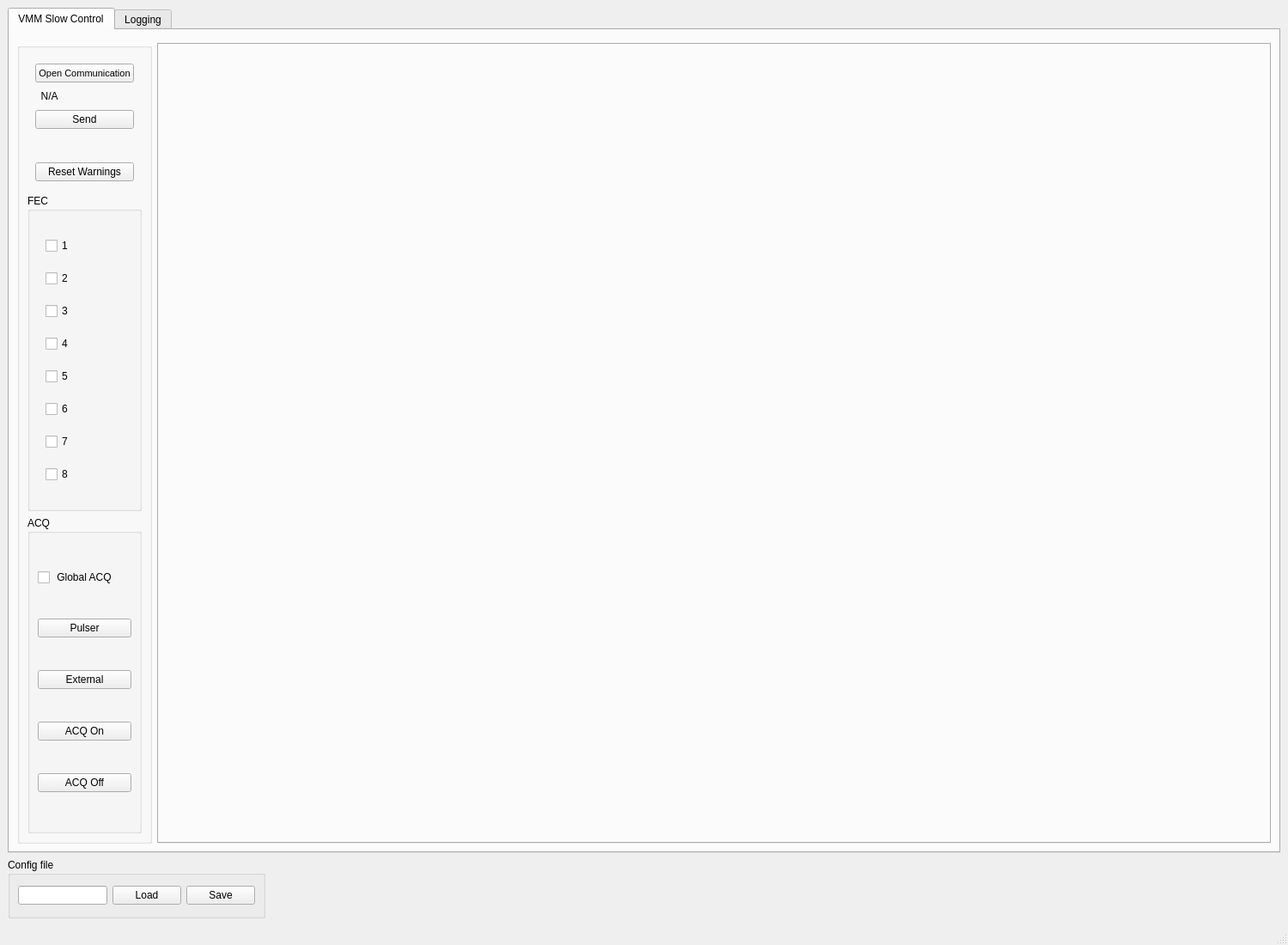
<?xml version="1.0" encoding="UTF-8"?>
<ui version="4.0">
 <class>daq_window</class>
 <widget class="QMainWindow" name="daq_window">
  <property name="geometry">
   <rect>
    <x>0</x>
    <y>0</y>
    <width>1500</width>
    <height>1100</height>
   </rect>
  </property>
  <property name="minimumSize">
   <size>
    <width>1500</width>
    <height>1100</height>
   </size>
  </property>
  <property name="maximumSize">
   <size>
    <width>999999</width>
    <height>999999</height>
   </size>
  </property>
  <property name="windowTitle">
   <string>MainWindow</string>
  </property>
  <widget class="QWidget" name="centralwidget">
   <layout class="QGridLayout" name="gridLayout_2">
    <item row="2" column="1">
     <widget class="QGroupBox" name="groupBox_3">
      <property name="maximumSize">
       <size>
        <width>300</width>
        <height>70</height>
       </size>
      </property>
      <property name="title">
       <string>Config file</string>
      </property>
      <layout class="QGridLayout" name="gridLayout_6">
       <item row="0" column="1">
        <widget class="QPushButton" name="Button_load">
         <property name="text">
          <string>Load</string>
         </property>
        </widget>
       </item>
       <item row="0" column="0">
        <widget class="QLineEdit" name="line_configFile"/>
       </item>
       <item row="0" column="2">
        <widget class="QPushButton" name="Button_save">
         <property name="text">
          <string>Save</string>
         </property>
        </widget>
       </item>
      </layout>
     </widget>
    </item>
    <item row="0" column="1" rowspan="2" colspan="2">
     <widget class="QTabWidget" name="tabWidget_2">
      <property name="currentIndex">
       <number>0</number>
      </property>
      <widget class="QWidget" name="tab">
       <attribute name="title">
        <string>VMM Slow Control</string>
       </attribute>
       <layout class="QGridLayout" name="gridLayout_5">
        <item row="1" column="2">
         <widget class="QTabWidget" name="tabWidget">
          <property name="currentIndex">
           <number>-1</number>
          </property>
         </widget>
        </item>
        <item row="1" column="1">
         <widget class="QGroupBox" name="groupBox">
          <property name="minimumSize">
           <size>
            <width>100</width>
            <height>600</height>
           </size>
          </property>
          <property name="title">
           <string/>
          </property>
          <layout class="QGridLayout" name="gridLayout">
           <item row="2" column="0">
            <widget class="QGroupBox" name="groupBox_6">
             <property name="title">
              <string>ACQ</string>
             </property>
             <layout class="QGridLayout" name="gridLayout_12">
              <item row="0" column="0">
               <widget class="QCheckBox" name="checkBox">
                <property name="text">
                 <string> Global ACQ</string>
                </property>
               </widget>
              </item>
              <item row="1" column="0" colspan="2">
               <widget class="QPushButton" name="trgPulser">
                <property name="font">
                 <font>
                  <pointsize>9</pointsize>
                 </font>
                </property>
                <property name="focusPolicy">
                 <enum>Qt::NoFocus</enum>
                </property>
                <property name="text">
                 <string>Pulser</string>
                </property>
                <property name="checkable">
                 <bool>false</bool>
                </property>
               </widget>
              </item>
              <item row="4" column="0" colspan="2">
               <widget class="QPushButton" name="offACQ">
                <property name="font">
                 <font>
                  <pointsize>9</pointsize>
                 </font>
                </property>
                <property name="focusPolicy">
                 <enum>Qt::NoFocus</enum>
                </property>
                <property name="text">
                 <string>ACQ Off</string>
                </property>
                <property name="checkable">
                 <bool>false</bool>
                </property>
               </widget>
              </item>
              <item row="3" column="0" colspan="2">
               <widget class="QPushButton" name="onACQ">
                <property name="font">
                 <font>
                  <pointsize>9</pointsize>
                 </font>
                </property>
                <property name="focusPolicy">
                 <enum>Qt::NoFocus</enum>
                </property>
                <property name="text">
                 <string>ACQ On</string>
                </property>
                <property name="checkable">
                 <bool>false</bool>
                </property>
               </widget>
              </item>
              <item row="2" column="0" colspan="2">
               <widget class="QPushButton" name="trgExternal">
                <property name="font">
                 <font>
                  <pointsize>9</pointsize>
                 </font>
                </property>
                <property name="focusPolicy">
                 <enum>Qt::NoFocus</enum>
                </property>
                <property name="autoFillBackground">
                 <bool>false</bool>
                </property>
                <property name="text">
                 <string>External</string>
                </property>
                <property name="checkable">
                 <bool>false</bool>
                </property>
                <property name="autoDefault">
                 <bool>false</bool>
                </property>
               </widget>
              </item>
             </layout>
            </widget>
           </item>
           <item row="0" column="0">
            <widget class="QWidget" name="widget_2" native="true">
             <property name="maximumSize">
              <size>
               <width>16777215</width>
               <height>155</height>
              </size>
             </property>
             <layout class="QGridLayout" name="gridLayout_8">
              <item row="3" column="0">
               <widget class="QLabel" name="connectionLabel_3">
                <property name="minimumSize">
                 <size>
                  <width>0</width>
                  <height>30</height>
                 </size>
                </property>
                <property name="maximumSize">
                 <size>
                  <width>16777215</width>
                  <height>22</height>
                 </size>
                </property>
                <property name="font">
                 <font>
                  <family>Arial</family>
                  <pointsize>9</pointsize>
                 </font>
                </property>
                <property name="text">
                 <string/>
                </property>
               </widget>
              </item>
              <item row="2" column="0">
               <widget class="QPushButton" name="Send">
                <property name="text">
                 <string>Send</string>
                </property>
               </widget>
              </item>
              <item row="0" column="0">
               <widget class="QPushButton" name="openConnection_2">
                <property name="minimumSize">
                 <size>
                  <width>0</width>
                  <height>22</height>
                 </size>
                </property>
                <property name="font">
                 <font>
                  <family>Arial</family>
                  <pointsize>8</pointsize>
                 </font>
                </property>
                <property name="text">
                 <string>Open Communication</string>
                </property>
               </widget>
              </item>
              <item row="5" column="0" rowspan="2">
               <spacer name="verticalSpacer">
                <property name="orientation">
                 <enum>Qt::Vertical</enum>
                </property>
                <property name="sizeHint" stdset="0">
                 <size>
                  <width>20</width>
                  <height>40</height>
                 </size>
                </property>
               </spacer>
              </item>
              <item row="1" column="0">
               <widget class="QLabel" name="connectionLabel_2">
                <property name="minimumSize">
                 <size>
                  <width>0</width>
                  <height>20</height>
                 </size>
                </property>
                <property name="maximumSize">
                 <size>
                  <width>16777215</width>
                  <height>16777215</height>
                 </size>
                </property>
                <property name="font">
                 <font>
                  <family>Arial</family>
                  <pointsize>9</pointsize>
                 </font>
                </property>
                <property name="text">
                 <string>  N/A</string>
                </property>
               </widget>
              </item>
              <item row="4" column="0">
               <widget class="QPushButton" name="reset_warnings">
                <property name="text">
                 <string>Reset Warnings</string>
                </property>
               </widget>
              </item>
             </layout>
            </widget>
           </item>
           <item row="1" column="0">
            <widget class="QGroupBox" name="Fec_group_box">
             <property name="title">
              <string>FEC</string>
             </property>
             <layout class="QGridLayout" name="gridLayout_3">
              <item row="0" column="0">
               <widget class="QWidget" name="widget_3" native="true">
                <layout class="QGridLayout" name="gridLayout_7">
                 <item row="0" column="0">
                  <widget class="QCheckBox" name="Box_fec1">
                   <property name="text">
                    <string>1</string>
                   </property>
                  </widget>
                 </item>
                 <item row="1" column="0">
                  <widget class="QCheckBox" name="Box_fec2">
                   <property name="text">
                    <string>2</string>
                   </property>
                  </widget>
                 </item>
                 <item row="2" column="0">
                  <widget class="QCheckBox" name="Box_fec3">
                   <property name="text">
                    <string>3</string>
                   </property>
                  </widget>
                 </item>
                 <item row="3" column="0">
                  <widget class="QCheckBox" name="Box_fec4">
                   <property name="text">
                    <string>4</string>
                   </property>
                  </widget>
                 </item>
                 <item row="4" column="0">
                  <widget class="QCheckBox" name="Box_fec5">
                   <property name="text">
                    <string>5</string>
                   </property>
                  </widget>
                 </item>
                 <item row="5" column="0">
                  <widget class="QCheckBox" name="Box_fec6">
                   <property name="text">
                    <string>6</string>
                   </property>
                  </widget>
                 </item>
                 <item row="6" column="0">
                  <widget class="QCheckBox" name="Box_fec7">
                   <property name="text">
                    <string>7</string>
                   </property>
                  </widget>
                 </item>
                 <item row="7" column="0">
                  <widget class="QCheckBox" name="Box_fec8">
                   <property name="text">
                    <string>8</string>
                   </property>
                  </widget>
                 </item>
                </layout>
               </widget>
              </item>
             </layout>
            </widget>
           </item>
          </layout>
         </widget>
        </item>
        <item row="0" column="1">
         <widget class="QWidget" name="widget" native="true"/>
        </item>
       </layout>
      </widget>
      <widget class="QWidget" name="tab_3">
       <attribute name="title">
        <string>Logging</string>
       </attribute>
       <layout class="QGridLayout" name="gridLayout_10">
        <item row="0" column="0">
         <widget class="QGroupBox" name="groupBox_5">
          <property name="title">
           <string>Logging</string>
          </property>
          <layout class="QGridLayout" name="gridLayout_11">
           <item row="0" column="0">
            <widget class="QTextEdit" name="loggingScreen">
             <property name="font">
              <font>
               <family>Courier</family>
               <pointsize>9</pointsize>
              </font>
             </property>
             <property name="lineWrapMode">
              <enum>QTextEdit::NoWrap</enum>
             </property>
             <property name="lineWrapColumnOrWidth">
              <number>150</number>
             </property>
             <property name="tabStopWidth">
              <number>0</number>
             </property>
            </widget>
           </item>
           <item row="1" column="0">
            <widget class="QPushButton" name="logBottom">
             <property name="font">
              <font>
               <family>Arial</family>
               <pointsize>9</pointsize>
              </font>
             </property>
             <property name="text">
              <string>Bottom</string>
             </property>
            </widget>
           </item>
          </layout>
         </widget>
        </item>
       </layout>
      </widget>
     </widget>
    </item>
   </layout>
  </widget>
  <widget class="QMenuBar" name="menubar">
   <property name="geometry">
    <rect>
     <x>0</x>
     <y>0</y>
     <width>1500</width>
     <height>19</height>
    </rect>
   </property>
  </widget>
  <widget class="QStatusBar" name="statusbar"/>
 </widget>
 <resources/>
 <connections/>
</ui>
